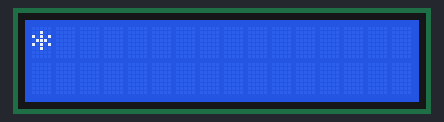
Bench run of a sketch on a simulated Arduino Uno, built with avr-gcc and run on an emulated ATmega328P. Shown: 16×2 character LCD.

Above: at 0.17 s.
At 0.98 s:
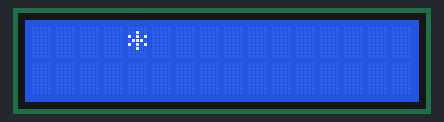
At 1.78 s:
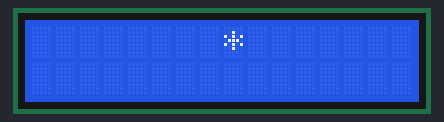
At 3.59 s:
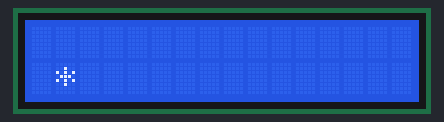
At 5.4 s:
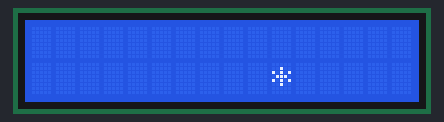
At 7.21 s:
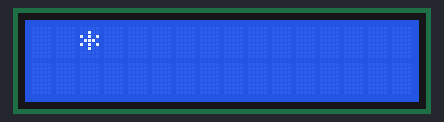

The sketch:

Display_test_display_2_16.ino
```cpp
#include <Wire.h>
#include <LiquidCrystal_I2C.h>
LiquidCrystal_I2C _lcd1(0x27, 16, 2);
int _dispTempLength1=0;
boolean _isNeedClearDisp1;

bool _gtv1 = 0;
int _disp7oldLength = 0;
int _disp2oldLength = 0;
bool _dms1Q0 = 0;
bool _dms1Q1 = 0;
bool _dms1Q2 = 0;
bool _dms1Q3 = 0;
bool _dms1Q4 = 0;
bool _dms1Q5 = 0;
bool _dms1Q6 = 0;
bool _dms1Q7 = 0;
bool _dms1Q8 = 0;
bool _dms1Q9 = 0;
bool _dms1Q10 = 0;
bool _dms1Q11 = 0;
bool _dms1Q12 = 0;
bool _dms1Q13 = 0;
bool _dms1Q14 = 0;
bool _dms1Q15 = 0;
bool _dms1Q16 = 0;
bool _dms1Q17 = 0;
bool _dms1Q18 = 0;
bool _dms1Q19 = 0;
bool _dms1Q20 = 0;
bool _dms1Q21 = 0;
bool _dms1Q22 = 0;
bool _dms1Q23 = 0;
bool _dms1Q24 = 0;
bool _dms1Q25 = 0;
bool _dms1Q26 = 0;
bool _dms1Q27 = 0;
bool _dms1Q28 = 0;
bool _dms1Q29 = 0;
bool _dms1Q30 = 0;
bool _dms1Q31 = 0;
bool _dms1Q32 = 0;
int _disp32oldLength = 0;
int _disp27oldLength = 0;
int _disp22oldLength = 0;
int _disp31oldLength = 0;
int _disp17oldLength = 0;
int _disp26oldLength = 0;
int _disp12oldLength = 0;
int _disp21oldLength = 0;
int _disp16oldLength = 0;
int _disp11oldLength = 0;
int _disp20oldLength = 0;
int _disp6oldLength = 0;
int _disp15oldLength = 0;
bool _gen1I = 0;
bool _gen1O = 0;
unsigned long _gen1P = 0UL;
int _disp10oldLength = 0;
int _disp5oldLength = 0;
bool _count1I = 0;
int _count1_Value = 0;
bool _count1MaxLO = 0;
int _disp30oldLength = 0;
int _disp25oldLength = 0;
int _disp29oldLength = 0;
bool _D1B1 = 0;
int _disp24oldLength = 0;
int _disp19oldLength = 0;
int _disp28oldLength = 0;
int _disp14oldLength = 0;
int _disp23oldLength = 0;
int _disp9oldLength = 0;
int _disp18oldLength = 0;
int _disp4oldLength = 0;
int _disp13oldLength = 0;
int _disp1oldLength = 0;
int _disp8oldLength = 0;
int _disp3oldLength = 0;

void setup()
{

Wire.begin();
delay(10);
_lcd1.init();
_lcd1.noBacklight();

}
void loop()
{

if (_isNeedClearDisp1) {_lcd1.clear(); _isNeedClearDisp1= 0;}


//Плата:1
if(!(0)) {if(! _D1B1){_lcd1.backlight(); _D1B1=1; }} else {if(_D1B1){_lcd1.noBacklight(); _D1B1=0; }}
if (!(0)) { if (! _gen1I) { _gen1I = 1; _gen1O = 1; _gen1P = millis(); } } else { _gen1I = 0 ; _gen1O= 0;}
 if (_gen1I) {  if ( _isTimer ( _gen1P , 100 )) { _gen1P = millis(); _gen1O = ! _gen1O;}}
if (0){
_count1_Value = 0;
} else {
if (_gtv1){_count1_Value = 0;} else {
if (_gen1O){
if ( ! _count1I) {
_count1I = 1;
_count1_Value = _count1_Value + 1;
}} else {
_count1I = 0;}
}
}
_count1MaxLO = _count1_Value >= 33;
if((_count1_Value == 0)){_dms1Q0 = 1;}else {_dms1Q0 = 0;}
if((_count1_Value == 1)){_dms1Q1 = 1;}else {_dms1Q1 = 0;}
if((_count1_Value == 2)){_dms1Q2 = 1;}else {_dms1Q2 = 0;}
if((_count1_Value == 3)){_dms1Q3 = 1;}else {_dms1Q3 = 0;}
if((_count1_Value == 4)){_dms1Q4 = 1;}else {_dms1Q4 = 0;}
if((_count1_Value == 5)){_dms1Q5 = 1;}else {_dms1Q5 = 0;}
if((_count1_Value == 6)){_dms1Q6 = 1;}else {_dms1Q6 = 0;}
if((_count1_Value == 7)){_dms1Q7 = 1;}else {_dms1Q7 = 0;}
if((_count1_Value == 8)){_dms1Q8 = 1;}else {_dms1Q8 = 0;}
if((_count1_Value == 9)){_dms1Q9 = 1;}else {_dms1Q9 = 0;}
if((_count1_Value == 10)){_dms1Q10 = 1;}else {_dms1Q10 = 0;}
if((_count1_Value == 11)){_dms1Q11 = 1;}else {_dms1Q11 = 0;}
if((_count1_Value == 12)){_dms1Q12 = 1;}else {_dms1Q12 = 0;}
if((_count1_Value == 13)){_dms1Q13 = 1;}else {_dms1Q13 = 0;}
if((_count1_Value == 14)){_dms1Q14 = 1;}else {_dms1Q14 = 0;}
if((_count1_Value == 15)){_dms1Q15 = 1;}else {_dms1Q15 = 0;}
if((_count1_Value == 16)){_dms1Q16 = 1;}else {_dms1Q16 = 0;}
if((_count1_Value == 17)){_dms1Q17 = 1;}else {_dms1Q17 = 0;}
if((_count1_Value == 18)){_dms1Q18 = 1;}else {_dms1Q18 = 0;}
if((_count1_Value == 19)){_dms1Q19 = 1;}else {_dms1Q19 = 0;}
if((_count1_Value == 20)){_dms1Q20 = 1;}else {_dms1Q20 = 0;}
if((_count1_Value == 21)){_dms1Q21 = 1;}else {_dms1Q21 = 0;}
if((_count1_Value == 22)){_dms1Q22 = 1;}else {_dms1Q22 = 0;}
if((_count1_Value == 23)){_dms1Q23 = 1;}else {_dms1Q23 = 0;}
if((_count1_Value == 24)){_dms1Q24 = 1;}else {_dms1Q24 = 0;}
if((_count1_Value == 25)){_dms1Q25 = 1;}else {_dms1Q25 = 0;}
if((_count1_Value == 26)){_dms1Q26 = 1;}else {_dms1Q26 = 0;}
if((_count1_Value == 27)){_dms1Q27 = 1;}else {_dms1Q27 = 0;}
if((_count1_Value == 28)){_dms1Q28 = 1;}else {_dms1Q28 = 0;}
if((_count1_Value == 29)){_dms1Q29 = 1;}else {_dms1Q29 = 0;}
if((_count1_Value == 30)){_dms1Q30 = 1;}else {_dms1Q30 = 0;}
if((_count1_Value == 31)){_dms1Q31 = 1;}else {_dms1Q31 = 0;}
if((_count1_Value == 32)){_dms1Q32 = 1;}else {_dms1Q32 = 0;}
if (_dms1Q32) {
_dispTempLength1 = ((String("*"))).length();
if (_disp32oldLength > _dispTempLength1) {_isNeedClearDisp1 = 1;}
_disp32oldLength = _dispTempLength1;
_lcd1.setCursor(15, 1);
_lcd1.print((String("*")));
} else {
if (_disp32oldLength > 0) {_isNeedClearDisp1 = 1; _disp32oldLength = 0;}
}
if (_dms1Q31) {
_dispTempLength1 = ((String("*"))).length();
if (_disp31oldLength > _dispTempLength1) {_isNeedClearDisp1 = 1;}
_disp31oldLength = _dispTempLength1;
_lcd1.setCursor(14, 1);
_lcd1.print((String("*")));
} else {
if (_disp31oldLength > 0) {_isNeedClearDisp1 = 1; _disp31oldLength = 0;}
}
if (_dms1Q30) {
_dispTempLength1 = ((String("*"))).length();
if (_disp30oldLength > _dispTempLength1) {_isNeedClearDisp1 = 1;}
_disp30oldLength = _dispTempLength1;
_lcd1.setCursor(13, 1);
_lcd1.print((String("*")));
} else {
if (_disp30oldLength > 0) {_isNeedClearDisp1 = 1; _disp30oldLength = 0;}
}
if (_dms1Q29) {
_dispTempLength1 = ((String("*"))).length();
if (_disp29oldLength > _dispTempLength1) {_isNeedClearDisp1 = 1;}
_disp29oldLength = _dispTempLength1;
_lcd1.setCursor(12, 1);
_lcd1.print((String("*")));
} else {
if (_disp29oldLength > 0) {_isNeedClearDisp1 = 1; _disp29oldLength = 0;}
}
if (_dms1Q28) {
_dispTempLength1 = ((String("*"))).length();
if (_disp28oldLength > _dispTempLength1) {_isNeedClearDisp1 = 1;}
_disp28oldLength = _dispTempLength1;
_lcd1.setCursor(11, 1);
_lcd1.print((String("*")));
} else {
if (_disp28oldLength > 0) {_isNeedClearDisp1 = 1; _disp28oldLength = 0;}
}
if (_dms1Q27) {
_dispTempLength1 = ((String("*"))).length();
if (_disp27oldLength > _dispTempLength1) {_isNeedClearDisp1 = 1;}
_disp27oldLength = _dispTempLength1;
_lcd1.setCursor(10, 1);
_lcd1.print((String("*")));
} else {
if (_disp27oldLength > 0) {_isNeedClearDisp1 = 1; _disp27oldLength = 0;}
}
if (_dms1Q26) {
_dispTempLength1 = ((String("*"))).length();
if (_disp26oldLength > _dispTempLength1) {_isNeedClearDisp1 = 1;}
_disp26oldLength = _dispTempLength1;
_lcd1.setCursor(9, 1);
_lcd1.print((String("*")));
} else {
if (_disp26oldLength > 0) {_isNeedClearDisp1 = 1; _disp26oldLength = 0;}
}
if (_dms1Q25) {
_dispTempLength1 = ((String("*"))).length();
if (_disp25oldLength > _dispTempLength1) {_isNeedClearDisp1 = 1;}
_disp25oldLength = _dispTempLength1;
_lcd1.setCursor(8, 1);
_lcd1.print((String("*")));
} else {
if (_disp25oldLength > 0) {_isNeedClearDisp1 = 1; _disp25oldLength = 0;}
}
if (_dms1Q24) {
_dispTempLength1 = ((String("*"))).length();
if (_disp24oldLength > _dispTempLength1) {_isNeedClearDisp1 = 1;}
_disp24oldLength = _dispTempLength1;
_lcd1.setCursor(7, 1);
_lcd1.print((String("*")));
} else {
if (_disp24oldLength > 0) {_isNeedClearDisp1 = 1; _disp24oldLength = 0;}
}
if (_dms1Q23) {
_dispTempLength1 = ((String("*"))).length();
if (_disp23oldLength > _dispTempLength1) {_isNeedClearDisp1 = 1;}
_disp23oldLength = _dispTempLength1;
_lcd1.setCursor(6, 1);
_lcd1.print((String("*")));
} else {
if (_disp23oldLength > 0) {_isNeedClearDisp1 = 1; _disp23oldLength = 0;}
}
if (_dms1Q22) {
_dispTempLength1 = ((String("*"))).length();
if (_disp22oldLength > _dispTempLength1) {_isNeedClearDisp1 = 1;}
_disp22oldLength = _dispTempLength1;
_lcd1.setCursor(5, 1);
_lcd1.print((String("*")));
} else {
if (_disp22oldLength > 0) {_isNeedClearDisp1 = 1; _disp22oldLength = 0;}
}
if (_dms1Q21) {
_dispTempLength1 = ((String("*"))).length();
if (_disp21oldLength > _dispTempLength1) {_isNeedClearDisp1 = 1;}
_disp21oldLength = _dispTempLength1;
_lcd1.setCursor(4, 1);
_lcd1.print((String("*")));
} else {
if (_disp21oldLength > 0) {_isNeedClearDisp1 = 1; _disp21oldLength = 0;}
}
if (_dms1Q20) {
_dispTempLength1 = ((String("*"))).length();
if (_disp20oldLength > _dispTempLength1) {_isNeedClearDisp1 = 1;}
_disp20oldLength = _dispTempLength1;
_lcd1.setCursor(3, 1);
_lcd1.print((String("*")));
} else {
if (_disp20oldLength > 0) {_isNeedClearDisp1 = 1; _disp20oldLength = 0;}
}
if (_dms1Q19) {
_dispTempLength1 = ((String("*"))).length();
if (_disp19oldLength > _dispTempLength1) {_isNeedClearDisp1 = 1;}
_disp19oldLength = _dispTempLength1;
_lcd1.setCursor(2, 1);
_lcd1.print((String("*")));
} else {
if (_disp19oldLength > 0) {_isNeedClearDisp1 = 1; _disp19oldLength = 0;}
}
if (_dms1Q18) {
_dispTempLength1 = ((String("*"))).length();
if (_disp18oldLength > _dispTempLength1) {_isNeedClearDisp1 = 1;}
_disp18oldLength = _dispTempLength1;
_lcd1.setCursor(1, 1);
_lcd1.print((String("*")));
} else {
if (_disp18oldLength > 0) {_isNeedClearDisp1 = 1; _disp18oldLength = 0;}
}
if (_dms1Q17) {
_dispTempLength1 = ((String("*"))).length();
if (_disp17oldLength > _dispTempLength1) {_isNeedClearDisp1 = 1;}
_disp17oldLength = _dispTempLength1;
_lcd1.setCursor(0, 1);
_lcd1.print((String("*")));
} else {
if (_disp17oldLength > 0) {_isNeedClearDisp1 = 1; _disp17oldLength = 0;}
}
if (_dms1Q16) {
_dispTempLength1 = ((String("*"))).length();
if (_disp16oldLength > _dispTempLength1) {_isNeedClearDisp1 = 1;}
_disp16oldLength = _dispTempLength1;
_lcd1.setCursor(15, 0);
_lcd1.print((String("*")));
} else {
if (_disp16oldLength > 0) {_isNeedClearDisp1 = 1; _disp16oldLength = 0;}
}
if (_dms1Q15) {
_dispTempLength1 = ((String("*"))).length();
if (_disp15oldLength > _dispTempLength1) {_isNeedClearDisp1 = 1;}
_disp15oldLength = _dispTempLength1;
_lcd1.setCursor(14, 0);
_lcd1.print((String("*")));
} else {
if (_disp15oldLength > 0) {_isNeedClearDisp1 = 1; _disp15oldLength = 0;}
}
if (_dms1Q14) {
_dispTempLength1 = ((String("*"))).length();
if (_disp14oldLength > _dispTempLength1) {_isNeedClearDisp1 = 1;}
_disp14oldLength = _dispTempLength1;
_lcd1.setCursor(13, 0);
_lcd1.print((String("*")));
} else {
if (_disp14oldLength > 0) {_isNeedClearDisp1 = 1; _disp14oldLength = 0;}
}
if (_dms1Q13) {
_dispTempLength1 = ((String("*"))).length();
if (_disp13oldLength > _dispTempLength1) {_isNeedClearDisp1 = 1;}
_disp13oldLength = _dispTempLength1;
_lcd1.setCursor(12, 0);
_lcd1.print((String("*")));
} else {
if (_disp13oldLength > 0) {_isNeedClearDisp1 = 1; _disp13oldLength = 0;}
}
if (_dms1Q12) {
_dispTempLength1 = ((String("*"))).length();
if (_disp12oldLength > _dispTempLength1) {_isNeedClearDisp1 = 1;}
_disp12oldLength = _dispTempLength1;
_lcd1.setCursor(11, 0);
_lcd1.print((String("*")));
} else {
if (_disp12oldLength > 0) {_isNeedClearDisp1 = 1; _disp12oldLength = 0;}
}
if (_dms1Q11) {
_dispTempLength1 = ((String("*"))).length();
if (_disp11oldLength > _dispTempLength1) {_isNeedClearDisp1 = 1;}
_disp11oldLength = _dispTempLength1;
_lcd1.setCursor(10, 0);
_lcd1.print((String("*")));
} else {
if (_disp11oldLength > 0) {_isNeedClearDisp1 = 1; _disp11oldLength = 0;}
}
if (_dms1Q10) {
_dispTempLength1 = ((String("*"))).length();
if (_disp10oldLength > _dispTempLength1) {_isNeedClearDisp1 = 1;}
_disp10oldLength = _dispTempLength1;
_lcd1.setCursor(9, 0);
_lcd1.print((String("*")));
} else {
if (_disp10oldLength > 0) {_isNeedClearDisp1 = 1; _disp10oldLength = 0;}
}
if (_dms1Q9) {
_dispTempLength1 = ((String("*"))).length();
if (_disp9oldLength > _dispTempLength1) {_isNeedClearDisp1 = 1;}
_disp9oldLength = _dispTempLength1;
_lcd1.setCursor(8, 0);
_lcd1.print((String("*")));
} else {
if (_disp9oldLength > 0) {_isNeedClearDisp1 = 1; _disp9oldLength = 0;}
}
if (_dms1Q8) {
_dispTempLength1 = ((String("*"))).length();
if (_disp8oldLength > _dispTempLength1) {_isNeedClearDisp1 = 1;}
_disp8oldLength = _dispTempLength1;
_lcd1.setCursor(7, 0);
_lcd1.print((String("*")));
} else {
if (_disp8oldLength > 0) {_isNeedClearDisp1 = 1; _disp8oldLength = 0;}
}
if (_dms1Q7) {
_dispTempLength1 = ((String("*"))).length();
if (_disp7oldLength > _dispTempLength1) {_isNeedClearDisp1 = 1;}
_disp7oldLength = _dispTempLength1;
_lcd1.setCursor(6, 0);
_lcd1.print((String("*")));
} else {
if (_disp7oldLength > 0) {_isNeedClearDisp1 = 1; _disp7oldLength = 0;}
}
if (_dms1Q6) {
_dispTempLength1 = ((String("*"))).length();
if (_disp6oldLength > _dispTempLength1) {_isNeedClearDisp1 = 1;}
_disp6oldLength = _dispTempLength1;
_lcd1.setCursor(5, 0);
_lcd1.print((String("*")));
} else {
if (_disp6oldLength > 0) {_isNeedClearDisp1 = 1; _disp6oldLength = 0;}
}
if (_dms1Q5) {
_dispTempLength1 = ((String("*"))).length();
if (_disp5oldLength > _dispTempLength1) {_isNeedClearDisp1 = 1;}
_disp5oldLength = _dispTempLength1;
_lcd1.setCursor(4, 0);
_lcd1.print((String("*")));
} else {
if (_disp5oldLength > 0) {_isNeedClearDisp1 = 1; _disp5oldLength = 0;}
}
if (_dms1Q4) {
_dispTempLength1 = ((String("*"))).length();
if (_disp4oldLength > _dispTempLength1) {_isNeedClearDisp1 = 1;}
_disp4oldLength = _dispTempLength1;
_lcd1.setCursor(3, 0);
_lcd1.print((String("*")));
} else {
if (_disp4oldLength > 0) {_isNeedClearDisp1 = 1; _disp4oldLength = 0;}
}
if (_dms1Q3) {
_dispTempLength1 = ((String("*"))).length();
if (_disp3oldLength > _dispTempLength1) {_isNeedClearDisp1 = 1;}
_disp3oldLength = _dispTempLength1;
_lcd1.setCursor(2, 0);
_lcd1.print((String("*")));
} else {
if (_disp3oldLength > 0) {_isNeedClearDisp1 = 1; _disp3oldLength = 0;}
}
if (_dms1Q2) {
_dispTempLength1 = ((String("*"))).length();
if (_disp2oldLength > _dispTempLength1) {_isNeedClearDisp1 = 1;}
_disp2oldLength = _dispTempLength1;
_lcd1.setCursor(1, 0);
_lcd1.print((String("*")));
} else {
if (_disp2oldLength > 0) {_isNeedClearDisp1 = 1; _disp2oldLength = 0;}
}
if (_dms1Q1) {
_dispTempLength1 = ((String("*"))).length();
if (_disp1oldLength > _dispTempLength1) {_isNeedClearDisp1 = 1;}
_disp1oldLength = _dispTempLength1;
_lcd1.setCursor(0, 0);
_lcd1.print((String("*")));
} else {
if (_disp1oldLength > 0) {_isNeedClearDisp1 = 1; _disp1oldLength = 0;}
}
_gtv1 = _count1MaxLO;


}

bool _isTimer(unsigned long startTime, unsigned long period )
  {
  unsigned long currentTime;
currentTime = millis();
if (currentTime>= startTime) {return (currentTime>=(startTime + period));} else {return (currentTime >=(4294967295-startTime+period));}
  }
```

Measured:
- by itself, everything shown: repeats every 6.6 s, in 33 steps
